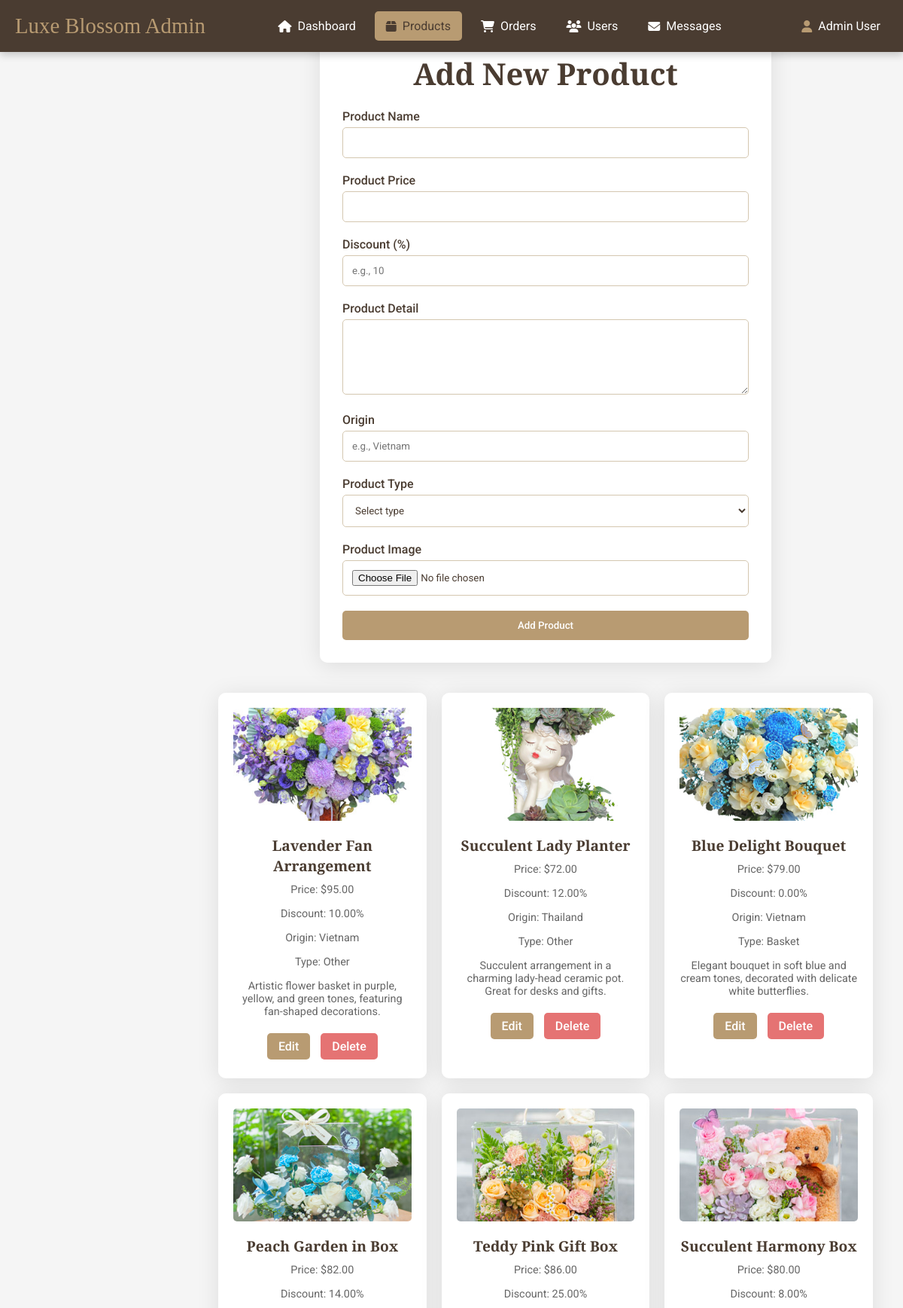
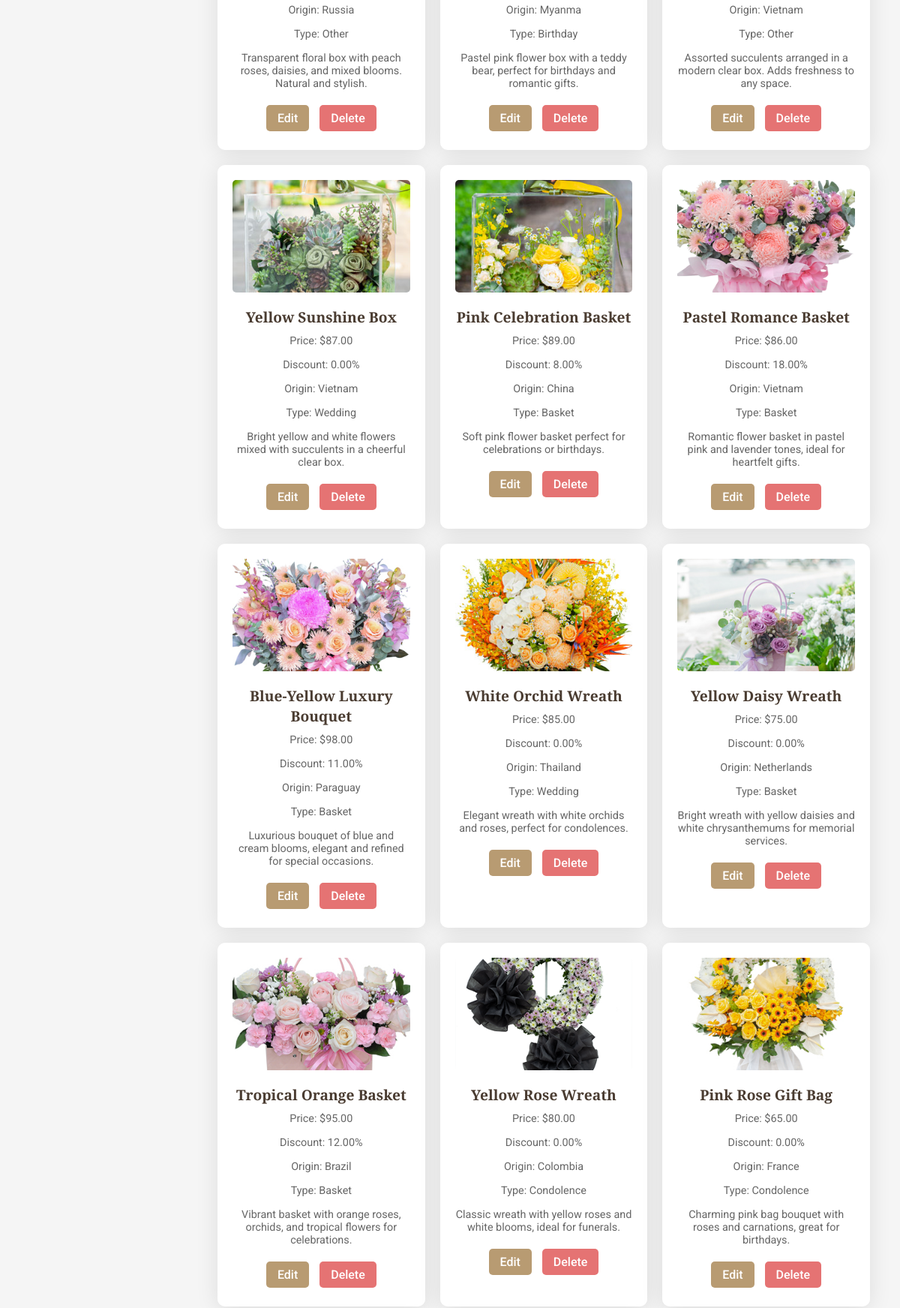
Page /admin_product.php (signed in, upper part) on the committed database (2 pictures, top to bottom).
### tables this page shows
CREATE TABLE `products` (
  `id` bigint(20) NOT NULL,
  `name` varchar(255) NOT NULL,
  `price` decimal(10,2) NOT NULL,
  `sale` decimal(10,2) NOT NULL DEFAULT 0.00,
  `product_detail` text NOT NULL,
  `image` varchar(255) NOT NULL,
  `origin` varchar(255) DEFAULT NULL,
  `type` enum('birthday','wedding','bouquet','condolence','basket','other') DEFAULT 'other',
  `created_at` datetime DEFAULT current_timestamp(),
  `updated_at` datetime DEFAULT current_timestamp() ON UPDATE current_timestamp()
);

### admin_product.php (the view, shortened to what this page needs)
<?php
include 'admin_header.php';
?>
<!DOCTYPE html>
<html lang="en">
<head>
    <link rel="stylesheet" href="https://cdnjs.cloudflare.com/ajax/libs/font-awesome/6.4.2/css/all.min.css">
</head>
<body>
    <div class="container">
        <main class="main-content">
            <section class="add-products">
                <form method="post" action="" enctype="multipart/form-data">
                    <h1>Add New Product</h1>
                    <div class="input-field">
                        <label>Product Name</label>
                        <input type="text" name="name" required>
                    </div>
                    <div class="input-field">
                        <label>Product Price</label>
                        <input type="number" step="0.01" min="0" name="price" required>
                    </div>
                    <div class="input-field">
                        <label>Discount (%)</label>
                        <input type="number" step="0.01" min="0" max="100" name="sale" placeholder="e.g., 10">
                    </div>
                    <div class="input-field">
                        <label>Product Detail</label>
                        <textarea name="detail" required></textarea>
                    </div>
                    <div class="input-field">
                        <label>Origin</label>
                        <input type="text" name="origin" placeholder="e.g., Vietnam">
                    </div>
                    <div class="input-field">
                        <label>Product Type</label>
                        <select name="type">
                            <option value="">Select type</option>
                        </select>
                    </div>
                    <div class="input-field">
                        <label>Product Image</label>
                        <input type="file" name="image" accept="image/jpeg,image/png,image/gif" required>
                    </div>
                    <button type="submit" name="add-product" class="btn">Add Product</button>
                </form>
            </section>
            <section class="show-products">
                <div class="box-container">
                    <?php
                    $stmt = $conn->prepare("SELECT * FROM products");
                    $stmt->execute();
                    $result = $stmt->get_result();
                    if ($result->num_rows > 0) {
                        while ($product = $result->fetch_assoc()) {
                    ?>
                    <div class="box">
                        <img src="image/<?php echo htmlspecialchars($product['image']); ?>" alt="<?php echo htmlspecialchars($product['name']); ?>">
                        <h4><?php echo htmlspecialchars($product['name']); ?></h4>
                        <p>Price: $<?php echo number_format($product['price'], 2); ?></p>
                        <p>Discount: <?php echo $product['sale'] ? number_format($product['sale'], 2) . '%' : 'None'; ?></p>
                        <p>Origin: <?php echo htmlspecialchars($product['origin'] ?: 'N/A'); ?></p>
                        <p>Type: <?php echo htmlspecialchars(ucfirst($product['type'] ?: 'N/A')); ?></p>
                        <p><?php echo htmlspecialchars($product['product_detail']); ?></p>
                        <a href="#" class="edit"
                           data-id="<?php echo htmlspecialchars($product['id']); ?>"
                           data-name="<?php echo htmlspecialchars($product['name']); ?>"
                           data-price="<?php echo htmlspecialchars($product['price']); ?>"
                           data-sale="<?php echo htmlspecialchars($product['sale']); ?>"
                           data-detail="<?php echo htmlspecialchars($product['product_detail']); ?>"
                           data-origin="<?php echo htmlspecialchars($product['origin']); ?>"
                           data-type="<?php echo htmlspecialchars($product['type']); ?>"
                           data-image="image/<?php echo htmlspecialchars($product['image']); ?>"
                           onclick="openEditModal(this)">Edit</a>
                        <a href="admin_product.php?delete=<?php echo htmlspecialchars($product['id']); ?>&csrf_token=<?php echo htmlspecialchars($_SESSION['csrf_token']); ?>"
                           class="delete"
                           onclick="return confirm('Delete this product?')">Delete</a>
                    </div>
                    <?php
                        }
                    } else {
                        echo '<p>No products found.</p>';
                    }
                    ?>
                </div>
            </section>
        </main>
    </div>
</body>
</html>

### admin_header.php (style rules this page uses)
* { margin: 0; padding: 0; box-sizing: border-box; font-family: 'Roboto', sans-serif; }
.btn { background: #b89b72; color: #4a3c31; padding: 10px; border: none; border-radius: 5px; cursor: pointer; width: 100%; font-weight: 500; transition: background 0.3s, transform 0.2s; text-align: center; }

### admin_product.php (style rules this page uses)
* { margin: 0; padding: 0; box-sizing: border-box; font-family: 'Roboto', sans-serif; }
body { background: #f5f5f5; color: #4a3c31; }
.container { display: flex; min-height: 100vh; }
.main-content { flex: 1; padding: 40px; margin-left: 250px; }
.add-products form { background: rgba(255, 255, 255, 0.95); backdrop-filter: blur(10px); padding: 30px; border-radius: 10px; box-shadow: 0 4px 30px rgba(0, 0, 0, 0.1); max-width: 600px; margin: 0 auto; }
.add-products h1 { font-family: 'Playfair Display', serif; font-size: 2.5rem; color: #4a3c31; margin-bottom: 20px; text-align: center; }
.input-field { margin-bottom: 20px; }
.input-field label { display: block; font-weight: 500; color: #4a3c31; margin-bottom: 5px; }
.input-field input, .input-field textarea, .input-field select { width: 100%; padding: 12px; border: 1px solid #d4c7b0; border-radius: 5px; background: rgba(255, 255, 255, 0.5); color: #4a3c31; transition: border-color 0.3s; }
.input-field textarea { height: 100px; resize: vertical; }
.btn { background: #b89b72; color: white; padding: 12px 20px; border: none; border-radius: 5px; cursor: pointer; width: 100%; font-weight: 500; transition: background 0.3s, transform 0.2s; }
.show-products .box-container { display: grid; grid-template-columns: repeat(auto-fit, minmax(250px, 1fr)); gap: 20px; margin-top: 40px; }
.show-products .box { background: rgba(255, 255, 255, 0.95); backdrop-filter: blur(10px); padding: 20px; border-radius: 10px; box-shadow: 0 4px 30px rgba(0, 0, 0, 0.1); text-align: center; transition: transform 0.3s; }
.show-products .box img { width: 100%; height: 150px; object-fit: cover; border-radius: 5px; margin-bottom: 15px; }
.show-products .box h4 { font-family: 'Playfair Display', serif; font-size: 1.2rem; color: #4a3c31; margin-bottom: 10px; }
.show-products .box p { font-size: 0.9rem; color: #666; margin-bottom: 15px; }
.edit, .delete { display: inline-block; padding: 8px 15px; margin: 5px; border-radius: 5px; text-decoration: none; font-weight: 500; transition: background 0.3s, transform 0.2s; }
.edit { background: #b89b72; color: white; }
.delete { background: #e57373; color: white; }

### rows in the picture
products: image (picture), name "Lavender Fan Arrangement", price "95.00", sale "10.00", origin "Vietnam", type "Other", product_detail "Artistic flower basket in purple, yellow, and green tones, featuring fan-shaped decorations."
products: image (picture), name "Succulent Lady Planter", price "72.00", sale "12.00", origin "Thailand", type "Other", product_detail "Succulent arrangement in a charming lady-head ceramic pot. Great for desks and gifts."
products: image (picture), name "Blue Delight Bouquet", price "79.00", sale "0.00", origin "Vietnam", type "Basket", product_detail "Elegant bouquet in soft blue and cream tones, decorated with delicate white butterflies."
products: image (picture), name "Peach Garden in Box", price "82.00", sale "14.00", origin "Russia", type "Other", product_detail "Transparent floral box with peach roses, daisies, and mixed blooms. Natural and stylish."
products: image (picture), name "Teddy Pink Gift Box", price "86.00", sale "25.00", origin "Myanma", type "Birthday", product_detail "Pastel pink flower box with a teddy bear, perfect for birthdays and romantic gifts."
products: image (picture), name "Succulent Harmony Box", price "80.00", sale "8.00", origin "Vietnam", type "Other", product_detail "Assorted succulents arranged in a modern clear box. Adds freshness to any space."
products: image (picture), name "Yellow Sunshine Box", price "87.00", sale "0.00", origin "Vietnam", type "Wedding", product_detail "Bright yellow and white flowers mixed with succulents in a cheerful clear box."
products: image (picture), name "Pink Celebration Basket", price "89.00", sale "8.00", origin "China", type "Basket", product_detail "Soft pink flower basket perfect for celebrations or birthdays."
products: image (picture), name "Pastel Romance Basket", price "86.00", sale "18.00", origin "Vietnam", type "Basket", product_detail "Romantic flower basket in pastel pink and lavender tones, ideal for heartfelt gifts."
products: image (picture), name "Blue-Yellow Luxury Bouquet", price "98.00", sale "11.00", origin "Paraguay", type "Basket", product_detail "Luxurious bouquet of blue and cream blooms, elegant and refined for special occasions."
products: image (picture), name "White Orchid Wreath", price "85.00", sale "0.00", origin "Thailand", type "Wedding", product_detail "Elegant wreath with white orchids and roses, perfect for condolences."
products: image (picture), name "Yellow Daisy Wreath", price "75.00", sale "0.00", origin "Netherlands", type "Basket", product_detail "Bright wreath with yellow daisies and white chrysanthemums for memorial services."
products: image (picture), name "Tropical Orange Basket", price "95.00", sale "12.00", origin "Brazil", type "Basket", product_detail "Vibrant basket with orange roses, orchids, and tropical flowers for celebrations."
products: image (picture), name "Yellow Rose Wreath", price "80.00", sale "0.00", origin "Colombia", type "Condolence", product_detail "Classic wreath with yellow roses and white blooms, ideal for funerals."
products: image (picture), name "Pink Rose Gift Bag", price "65.00", sale "0.00", origin "France", type "Condolence", product_detail "Charming pink bag bouquet with roses and carnations, great for birthdays."

### other values in the picture
$_SESSION['admin_name'] "Admin User"
